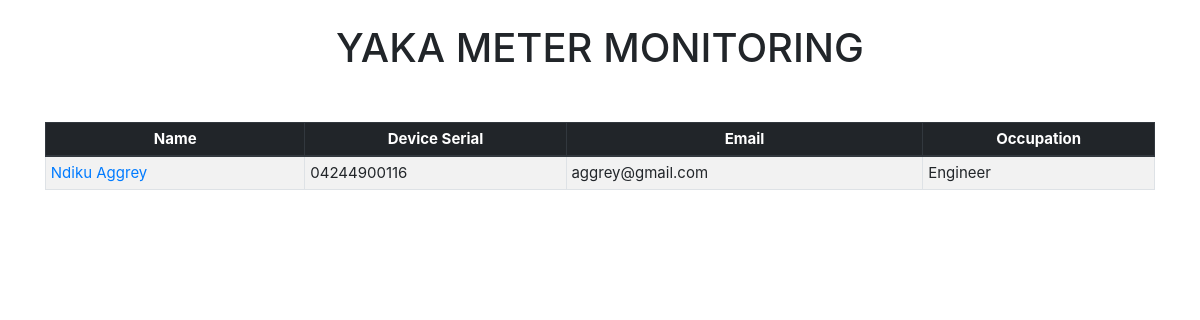
/meter_data/, run on the app's committed database.
### meter_data/models.py (models this page shows, shortened)
class Client(models.Model):
    name = models.CharField(max_length = 255)
    email = models.CharField(max_length = 255)
    device_serial = models.CharField(max_length = 255)
    occupation = models.CharField(max_length = 255)

### meter_data/views.py (the view)
# urls.py: path('', views.clientshow, name='clientshow'),
def clientshow(request):
    if(request.method == 'GET'):
        try:
            clientsdata = Client.objects.all().order_by("-pk")
            context = {'clientsdata': clientsdata}
            return render(request, 'clientsview.html', context)
        except:
            return HttpResponse("<br><h3> There is no client data in the data base. Register some clients and try again </h3>")

### meter_data/templates/clientsview.html (shortened to what this page needs)
<!DOCTYPE html>
<html lang="en">
<head>
    <link rel="stylesheet" href="https://maxcdn.bootstrapcdn.com/bootstrap/4.0.0/css/bootstrap.min.css">
</head>
<body>
    <div class = "container"><br>
        <h1 class = "text-center">
            YAKA METER MONITORING
        </h1>
        <table class="table table-striped table-edits table-bordered">
            <thead class="thead-dark">
                <tr class="text-center">
                    <th>Name</th>
                    <th>Device Serial </th>
                    <th>Email </th>
                    <th>Occupation </th>
                </tr>
            </thead>
                <tbody>
                    {%for data in clientsdata %}
                <tr >
                    <td><a href="{% url 'datashow' data.pk %}" target = "_blank">{{data.name}}</a></td>
                    <td>{{data.device_serial}}</td>
                    <td>{{data.email}}</td>
                    <td>{{data.occupation}}</td>
                </tr>
                {% endfor %}
                </tbody>
            </table>
    </div>
</body>
</html>

### meter_data/templates/clientsview.html (style rules this page uses)
h1 { margin-bottom: 50px; }
.table-edits { font-size: 15px ; }
.table-edits tbody tr td, .table-edits thead tr th { padding: 0.3rem ; }

### data on the page
Client: name "Ndiku Aggrey", device_serial "04244900116", email "aggrey@gmail.com", occupation "Engineer"
